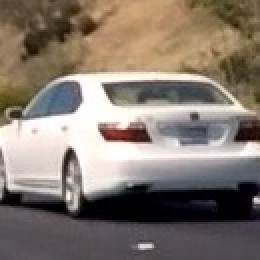
#> input picture examples/test_img.jpg, 130 x 130 px, found by its file name (shown 2 times larger)
$ python spatial_bin.py
#> lines starting #> are read from the running program, lines starting #| are printed output that depends on the picture
import numpy as np
import cv2

# Define a function that takes an image, a color space,
# and a new image size
# and returns a feature vector
#
# Pass the color_space flag as 3-letter all caps string
# like 'HSV' or 'LUV' etc.
# KEEP IN MIND IF YOU DECIDE TO USE THIS FUNCTION LATER
# IN YOUR PROJECT THAT IF YOU READ THE IMAGE WITH
# cv2.imread() INSTEAD YOU START WITH BGR COLOR!
def bin_spatial(img, color_space='RGB', size=(32, 32)):
    # Convert image to new color space (if specified)
    if color_space != 'RGB':
        if color_space == 'HSV':
            feature_image = cv2.cvtColor(img, cv2.COLOR_RGB2HSV)
        elif color_space == 'LUV':
            feature_image = cv2.cvtColor(img, cv2.COLOR_RGB2LUV)
        elif color_space == 'HLS':
            feature_image = cv2.cvtColor(img, cv2.COLOR_RGB2HLS)
        elif color_space == 'YUV':
            feature_image = cv2.cvtColor(img, cv2.COLOR_RGB2YUV)
        elif color_space == 'YCrCb':
            feature_image = cv2.cvtColor(img, cv2.COLOR_RGB2YCrCb)
    else: feature_image = np.copy(img)
    # Use cv2.resize().ravel() to create the feature vector
    features = cv2.resize(feature_image, size).ravel()
    # Return the feature vector
    return features

if __name__ == "__main__":
    import sys
    import matplotlib.pyplot as plt
    import matplotlib.image as mpimg

    # Read in an image
    image = mpimg.imread('examples/test_img.jpg')
#> image is the input picture: shape (130, 130, 3); mean R, G, B 132.3, 121, 111.2

    feature_vec = bin_spatial(image, color_space='RGB', size=(32, 32))
#> in bin_spatial, `features = cv2.resize(feature_image, size).ravel()`: features = 3072 values, max 255 at index 891, min 0 at index 2346, mean 122.1
#> feature_vec has the same summary as features in bin_spatial

    # Plot features
    plt.plot(feature_vec)
    plt.title('Spatially Binned Features')
    plt.show()
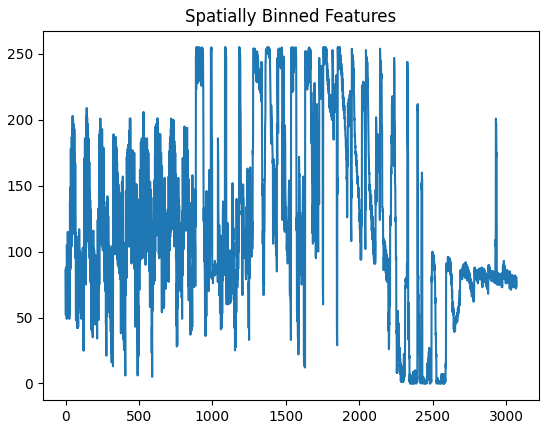
#> figure drawn by matplotlib, 1 panel; curve peaks at x = 891, y = 255
